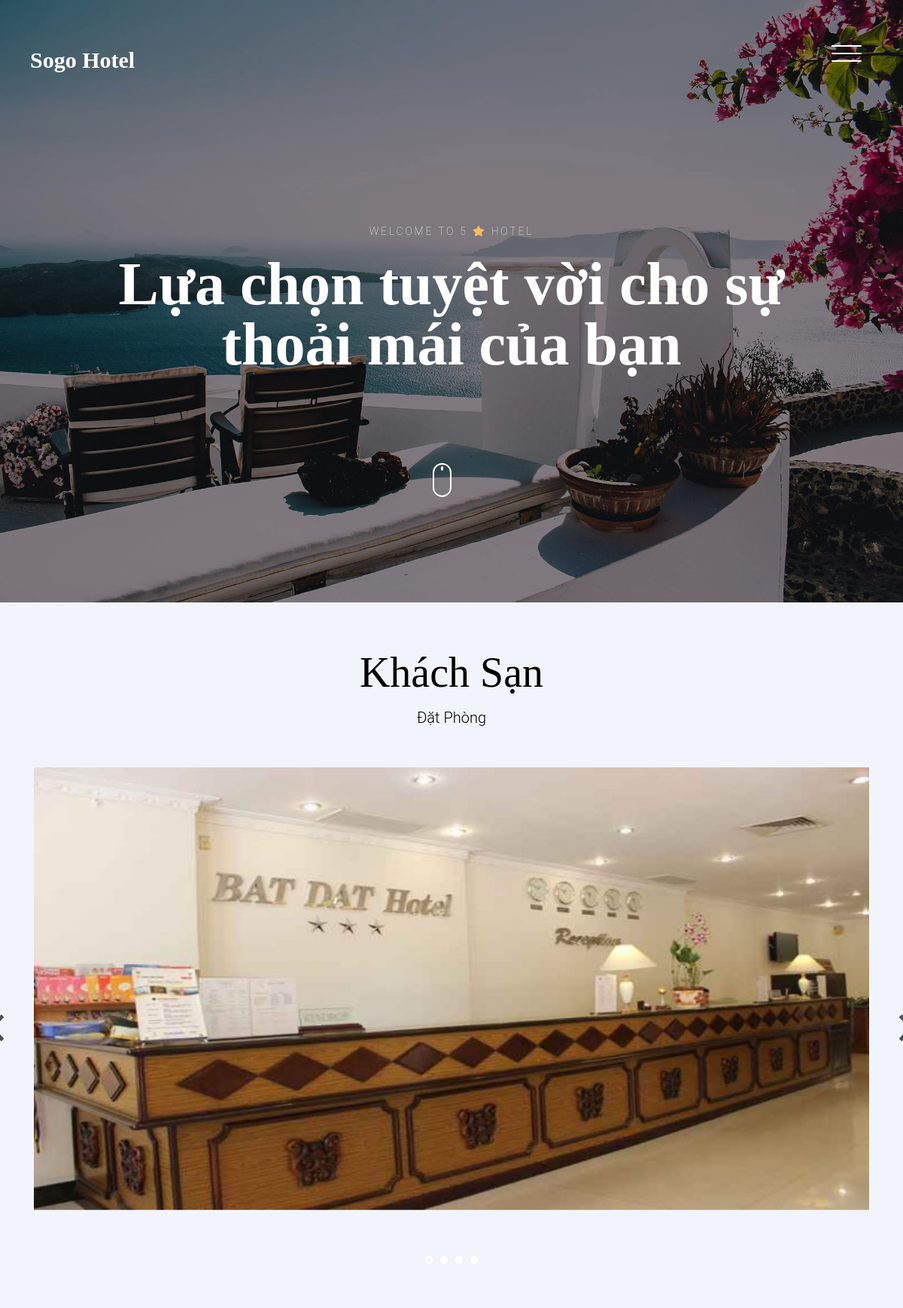
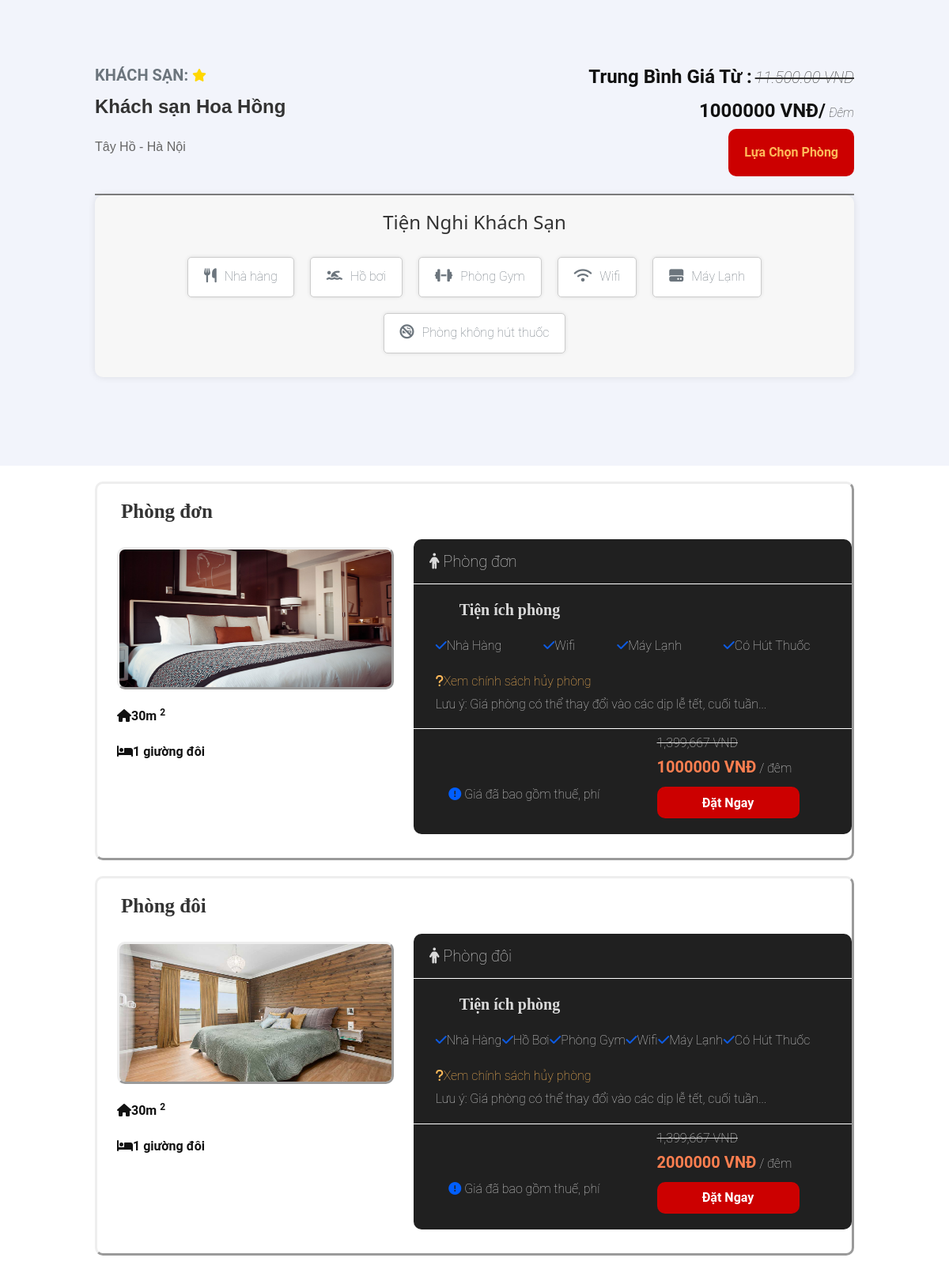
The page /index.php?act=product&maKhachSan=1 (signed in, upper part) on the database its author committed (2 pictures, top to bottom).
### tables this page shows
CREATE TABLE `khachsan` (
  `maKhachSan` int(11) NOT NULL,
  `tenKhachSan` varchar(50) NOT NULL,
  `diaDiem` varchar(250) NOT NULL,
  `khoangGia` float DEFAULT NULL,
  `danhGia` int(1) NOT NULL DEFAULT 1,
  `anh1` varchar(255) NOT NULL,
  `anh2` varchar(255) DEFAULT NULL,
  `anh3` varchar(250) DEFAULT NULL,
  `anh4` varchar(255) DEFAULT NULL,
  `nhaHang` bit(1) NOT NULL DEFAULT b'0',
  `hoBoi` bit(1) NOT NULL DEFAULT b'0',
  `phongGym` bit(1) NOT NULL DEFAULT b'0',
  `wifi` bit(1) NOT NULL DEFAULT b'0',
  `mayLanh` bit(1) NOT NULL DEFAULT b'0',
  `hutThuoc` bit(1) NOT NULL DEFAULT b'0'
);

CREATE TABLE `phong` (
  `maPhong` int(11) NOT NULL,
  `maKhachSan` int(11) NOT NULL,
  `soPhong` int(11) NOT NULL,
  `maLoaiPhong` int(11) NOT NULL,
  `giaPhong` float NOT NULL,
  `giuong` varchar(255) NOT NULL,
  `dienTich` int(11) NOT NULL,
  `image` varchar(255) NOT NULL,
  `trangThai` bit(1) NOT NULL DEFAULT b'0'
);

CREATE TABLE `loaiphong` (
  `maLoaiPhong` int(11) NOT NULL,
  `tenLoai` varchar(50) NOT NULL,
  `nhaHang` bit(1) NOT NULL DEFAULT b'0',
  `hoBoi` bit(1) NOT NULL DEFAULT b'0',
  `phongGym` bit(1) NOT NULL DEFAULT b'0',
  `wifi` bit(1) NOT NULL DEFAULT b'0',
  `mayLanh` bit(1) NOT NULL DEFAULT b'0',
  `hutThuoc` bit(1) NOT NULL DEFAULT b'0'
);

### PDO/sanpham.php (called while the page is built, shortened)
<?php
function truyVan1($maKhachSan){
    $sql = "SELECT * FROM `khachsan` WHERE maKhachSan = '$maKhachSan'";
    $row = pdo_truyVan1($sql);
    return $row;
}
function truyVanPhong($maKhachSan){
    $sql = "SELECT * FROM phong  INNER JOIN loaiphong ON phong.maLoaiPhong = loaiphong.maLoaiPhong WHERE maKhachSan = '$maKhachSan' ";
    $rows = pdo_truyVanAll($sql);
    return $rows;
}
?>

### PDO/pdo.php (called while the page is built, shortened)
<?php
    $servername = "localhost";
    $username = "root";
    $password = "";
    try {
        $conn = new PDO("mysql:host=$servername;dbname=nhom12", $username, $password);
        $conn->setAttribute(PDO::ATTR_ERRMODE, PDO::ERRMODE_EXCEPTION);
        return $conn;
    } catch(PDOException $e) {
        echo "Connection failed: " . $e->getMessage();
    }
    function pdo_truyVan1($sql){
        global $conn;
        try{
            $stmt=$conn->prepare($sql);
            $stmt->execute();
            $row=$stmt->fetch(PDO::FETCH_ASSOC);
            return $row;
        }
        catch(PDOException $e){
            throw $e;
        }
        finally{
            unset($conn);
        }
    }
    function pdo_truyVanAll($sql){
        global $conn;
        try{
            $stmt=$conn->prepare($sql);
            $stmt->execute();
            $rows=$stmt->fetchAll();
            return $rows;
        }
        catch(PDOException $e){
            throw $e;
        }
        finally{
            unset($conn);
        }
    }
    ?>

### layout/product.php (the view, shortened to what this page needs)
<section class="section slider-section bg-light">
<div class="container text-white py-5 text-center"  data-aos="fade-up" style ="margin-top: -100px">
      <h1 class="display-4" >Khách Sạn</h1>
      <p class="lead mb-0" style = "color: black;">Đặt Phòng</p>
    </div>
<div class="container">
      <div class="row">
      <div class="col-md-12">
          <div class="home-slider major-caousel owl-carousel mb-5" data-aos="fade-up" data-aos-delay="200">
            <div class="slider-item">
              <a href="<?php echo $row['anh1'] ?>" data-fancybox="images" data-caption="Caption for this image" "><img src="<?php echo $row['anh1'] ?>
                " alt="Image placeholder" class="img-fluid"></a>
            </div>
          </div>
        </div>
      </div>
    </div>
    <div class="show_phong" style = "margin-top: -30px;">
        <div class="grid_slyde">
          </div>
          <div class="box_room">
            <div class="lef">
                <div class="loai">
                    <span>Khách sạn:</span>
                    <?php
                    for ($i= 0; $i < $row['danhGia']  ; $i++) {
                    ?>
                    <i class="fas fa-star"></i>
                    <?php
                    }
                    ?>
                </div>
                <div class="name">
                    <p class="ten"><?php echo $row['tenKhachSan'] ?></p>
                    <p class="DC"><?php echo $row['diaDiem'] ?></p>
                </div>
            </div>
            <div class="right">
                <p><strong>Trung Bình Giá Từ :</strong> <i>11.500.00 VND</i></p>
                <p><strong><?php echo $row['khoangGia'] ?> VNĐ/</strong> <em>Đêm</em> </p>
                <Button><a href="card.html">Lựa Chọn Phòng</a></Button>
            </div>
          </div>
          <div class="tien_nghi">
            <h3 >
                Tiện Nghi Khách Sạn
            </h3>
            <div class="op_sun">
              <?php
              if ($row['nhaHang'] != 0) { ?>
                              <p class="cc"><i class="fa-solid fa-utensils"></i>Nhà hàng</p>
                <?php
              }
              ?>
              <?php
              if ($row['hoBoi'] != 0) { ?>
                <p class="cc" ><i class="fa-solid fa-person-swimming"></i>Hồ bơi</p>
                <?php
              }
              ?>
              <?php
              if ($row['phongGym'] != 0) { ?>
                <p class="cc" ><i class="fa-solid fa-dumbbell"></i>Phòng Gym</p>
                <?php
              }
              ?>
              <?php
              if ($row['wifi'] != 0) { ?>
                <p class="cc" > <i class="fa-solid fa-wifi"></i>Wifi</p>
                <?php
              }
              ?>
              <?php
              if ($row['mayLanh'] != 0) { ?>
                <p class="cc" > <i class="fa-solid fa-hard-drive"></i>Máy Lạnh</p>
                <?php
              }
              ?>
              <?php
              if ($row['hutThuoc'] != 0) { ?>
                <p class="cc" ><i class="fa-solid fa-ban-smoking"></i>Phòng không hút thuốc</p>
                <?php
              }
              ?>
            </div>
          </div>
  </section>
    <?php
    foreach ($rows as $key => $value) {
     ?>
 <div class="mota">
            <h3><?php echo $value['tenLoai'] ?></h3>
            <div class="all">
              <div class="all_lef">
                <img src="<?php echo $value['image']?>" alt="">
                <div class="tn">
                  <p><i class="fa-solid fa-house"></i><?php echo $value['dienTich']?>m <sup>2</sup></p>
                  <p><i class="fa-solid fa-bed"></i><?php echo $value['giuong'] ?></p>
                </div>
              </div>
              <div class="all_right">
                <p class="he"><i class="fa-solid fa-person"></i> <?php echo $value['tenLoai'] ?></p>
                <div class="uu_dai">
                  <h3>Tiện ích phòng  </h3>
                  <div class="ct_ud">
                    <?php
                    if ($value['nhaHang']) { ?>
                    <p><i class="fa-solid fa-check" style="color: #0d5be3;"></i>Nhà Hàng</p>
                    <?php
                    }
                    ?>
                    <?php
                    if ($value['hoBoi']) { ?>
                    <p><i class="fa-solid fa-check" style="color: #0d5be3;"></i>Hồ Bơi</p>
                    <?php
                    }
                    ?>
                    <?php
                    if ($value['phongGym']) { ?>
                    <p><i class="fa-solid fa-check" style="color: #0d5be3;"></i>Phòng Gym</p>
                    <?php
                    }
                    ?>
                    <?php
                    if ($value['wifi']) { ?>
                    <p><i class="fa-solid fa-check" style="color: #0d5be3;"></i>Wifi</p>
                    <?php
                    }
                    ?>
                    <?php
                    if ($value['mayLanh']) { ?>
                    <p><i class="fa-solid fa-check" style="color: #0d5be3;"></i>Máy Lạnh</p>
                    <?php
                    }
                    ?>
                    <?php
                    if ($value['hutThuoc']) { ?>
                    <p><i class="fa-solid fa-check" style="color: #0d5be3;"></i>Có Hút Thuốc</p>
                    <?php
                    }
                    ?>
                  </div>
                  <div class="van_dap">
                    <a href=""><i class="fa-solid fa-question"></i>Xem chính sách hủy phòng</a>
                    <p>Lưu ý: Giá phòng có thể thay đổi vào các dịp lễ tết, cuối tuần...</p>
                  </div>
                </div>
                <div class="book_ct">
                  <p class="ct"><i class="fa-solid fa-circle-exclamation" style="color: #005eff;"></i> Giá đã bao gồm thuế, phí</p>
                  <div class="dat_ngay">
                    <p><del>1,399,667 VND</del></p>
                    <p><strong><?php echo $value['giaPhong'] ?> VNĐ</strong>
                      / đêm
                      </p>
                      <a href="index.php?act=addtocard&maKhachSan=<?php echo $_SESSION['maKhachSan'] ?>&maPhongAdd=<?php echo $value['maPhong'] ?>"><button>Đặt Ngay</button></a>
                  </div>
                </div>
              </div>
            </div>
          </div>
      <?php
    }
    ?>

### css/ctsp.css (style rules this page uses)
div { background-repeat: no-repeat !important; background-size: cover !important; }
.show_phong { width: 100%; height: auto; }
.grid_slyde { width: 80%; display: grid; grid-template-columns: 3fr 1fr 1fr; grid-template-rows: 1fr 1fr; grid-template-areas: "b1 b2 b2" "b1 b3 b4"; gap: 10px; margin: auto; margin-top: 20px; }
.box_room { width: 80%; height: 200px; border-bottom: 2px solid gray; padding-top: 30px; display: flex; justify-content: space-between; margin: auto; }
.loai { display: flex; align-items: center; }
.loai .fa-star { color: gold; }
.loai span { font-size: 20px; font-weight: bold; text-transform: uppercase; margin-right: 5px; }
.name { font-family: Arial, sans-serif; }
.ten { font-size: 24px; font-weight: bold; color: #333; }
.DC { font-size: 16px; color: #666; }
.right { text-align: right; line-height: 40px; }
.right p { margin: 0; font-size: 16px; color: #333; }
.right strong { font-size: 24px; color: #111111; font-weight: bold; }
.right i { text-decoration: line-through; font-size: 20px; }
.right button { padding: 10px 20px; font-size: 16px; color: #fff; background-color: #CC0000; font-weight: bold; border-radius: 10px; border: none; cursor: pointer; }
.tien_nghi { width: 80%; background-color: #f7f7f7; padding: 20px; border-radius: 10px; box-shadow: 0px 0px 10px 0px rgba(0, 0, 0, 0.1); text-align: center; margin: auto; }
.tien_nghi h3 { font-family: system-ui, -apple-system, BlinkMacSystemFont, 'Segoe UI', Roboto, Oxygen, Ubuntu, Cantarell, 'Open Sans', 'Helvetica Neue', sans-serif; font-size: 24px; margin-bottom: 20px; color: #333; }
.op_sun { display: flex; flex-wrap: wrap; width: 100%; justify-content: center; }
.cc { font-size: 16px; margin: 10px; padding: 10px 20px; background-color: #fff; border: 1px solid #ccc; border-radius: 5px; box-shadow: 0px 0px 5px 0px rgba(0, 0, 0, 0.1); }
.cc i { margin-right: 10px; font-size: 18px; }
.mota { width: 80%; border: outset; margin: auto; margin-top: 20px; border-radius: 10px; }
.mota h3 { color: #333; font-size: 25px; font-weight: bold; margin: 20px 30px; }
.all { width: 100%; display: flex; }
.all .all_lef img { width: 350px; height: 180px; border-radius: 10px; margin: 10px 25px; border: outset; }
.tn { margin: 10px 25px; color: #111111; font-weight: bold; }
.all_right { width: 60%; background-color: #202020; border-radius: 10px; margin-bottom: 30px; padding-bottom: 20px; }
.all_right .he { margin: 10px 20px; color: #d9d9d9; font-size: 20px; }
.uu_dai { width: 100%; border-top: 1px solid white; border-bottom: 1px solid white; padding-left: 5%; }
.uu_dai h3 { color: #d9d9d9; font-size: 20px; }
.uu_dai .ct_ud { width: 90%; display: flex; flex-wrap: wrap; justify-content: space-between ; color: #d9d9d9; }
.van_dap { color: #d9d9d9; }
.book_ct { width: 80%; display: flex; justify-content: space-between; margin-left: 8%; align-items: end; color: #d9d9d9; }
.dat_ngay { margin-top: 10px; line-height: 15px; }
.book_ct .dat_ngay p strong { font-size: 20px; font-weight: bold; color: coral; }
.dat_ngay button { width: 180px; height: 40px; font-size: 16px; color: #fff; background-color: #CC0000; font-weight: bold; border-radius: 10px; border: none; cursor: pointer; }

### css/custom.css (style rules this page uses)
body { background: #e2d8c9; background: -webkit-linear-gradient(to right, #eecda3, #efb262); background: linear-gradient(to right, #d3d0cc, #c1bfbd); min-height: 100vh; }
html, body { scroll-behavior: smooth; }

### css/style.css (style rules this page uses)
body { background: #fff; font-family: "Roboto", arial, sans-serif; font-weight: 200; font-size: 16px; line-height: 1.8; color: #6c757d; position: relative; }
a { -webkit-transition: .3s all ease; -o-transition: .3s all ease; transition: .3s all ease; text-decoration: none; }
h1, h2, h3, h4, h5 { color: #000; font-family: "Playfair Display", times, serif; }
.bg-light { background: #f2f4fb !important; }
.section { padding: 7em 0; }
.slider-section { position: relative; }
.owl-carousel.home-slider { z-index: 1; position: relative; }
.owl-carousel.home-slider .slider-item { background-size: cover; background-repeat: no-repeat; background-position: center center; height: calc(100vh - 117px); min-height: 700px; position: relative; }
.owl-carousel.major-caousel .slider-item { height: inherit; min-height: inherit; }
.owl-carousel.major-caousel .slider-item img { margin-bottom: 0; }

### rows shown on the page
khachsan: anh1 (picture), danhGia 1 (drawn), tenKhachSan "Khách sạn Hoa Hồng", diaDiem "Tây Hồ - Hà Nội", khoangGia "1000000"
phong: loaiphong.tenLoai "Phòng đơn", image (picture), dienTich "30", giuong "1 giường đôi", giaPhong "1000000"
phong: loaiphong.tenLoai "Phòng đôi", image (picture), dienTich "30", giuong "1 giường đôi", shows "Hồ Bơi", shows "Phòng Gym", giaPhong "2000000"
